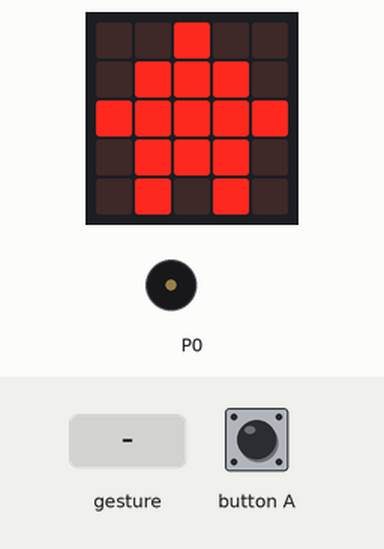
A program run on a simulated BBC micro:bit (MakeCode). On the bench: the board's 5×5 LED display, buzzer (waves = sounding). The inputs (shaded band) are chosen by the test bench. A tilt is held for 1.5 s and a shake lasts 1 s, then the board lies face up again.

Above: at 1.8 s.
1.9 s: gesture 'logo up'
At 2.7 s:
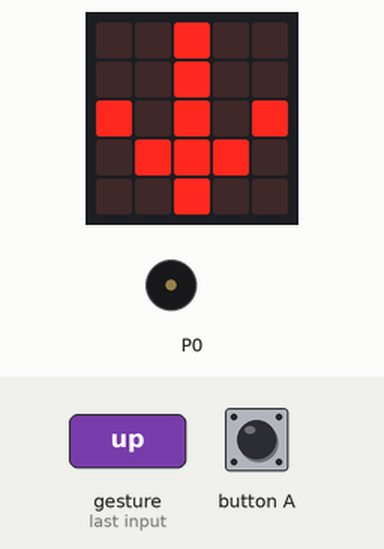
4.9 s: gesture 'tilt right'
At 6.2 s:
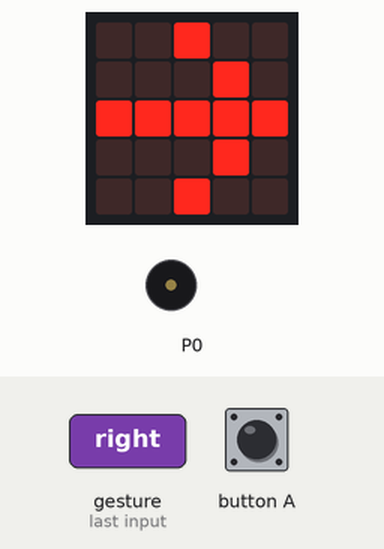
7.9 s: gesture 'tilt left'
At 8.5 s:
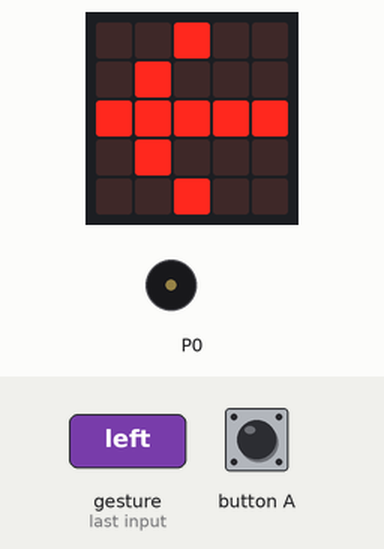
10.9 s: gesture 'logo down'
At 12.0 s:
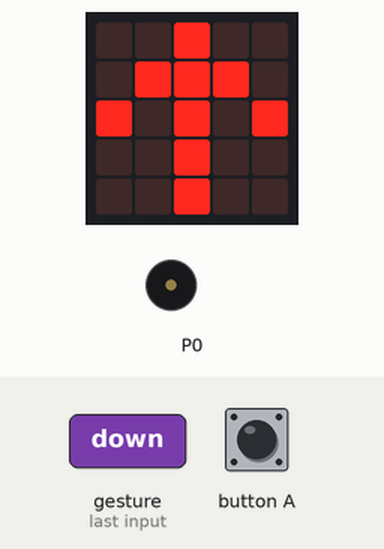
13.9 s: button A pressed for 0.15 s
At 14.4 s:
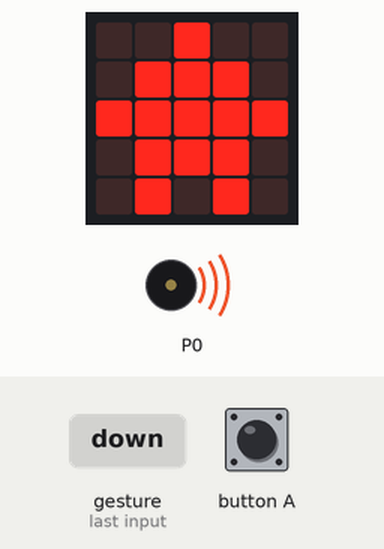
Timing chart, 0 to 16.9 s (numbered marks = the images above; inputs shaded):
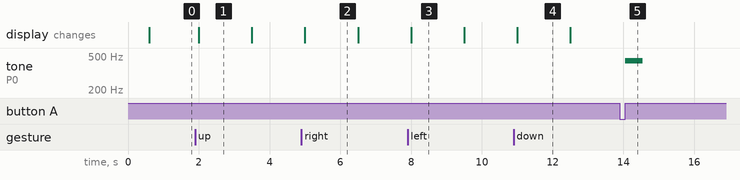

Measured:
- after the input at 1.9 s, the display: changes after 0.10 s (image 1)
- after the input at 4.9 s, the display: changes after 0.10 s (image 2)
- after the input at 7.9 s, the display: changes after 0.10 s (image 3)
- after the input at 10.9 s, the display: changes after 0.10 s (image 4)
- after the input at 13.9 s, tone on P0: silent → 440 Hz after 0.15 s, → silent 0.50 s later
- what the display in image 1 shows lasts 1.5 s, from 2.0 s to 3.5 s

The program:

main.ts
```typescript
input.onGesture(Gesture.LogoUp, function () {
    basic.showArrow(ArrowNames.South)
})
input.onButtonPressed(Button.A, function () {
    music.playTone(440, music.beat(BeatFraction.Whole))
})
input.onGesture(Gesture.ScreenUp, function () {
    basic.showIcon(IconNames.House)
})
input.onGesture(Gesture.TiltRight, function () {
    basic.showArrow(ArrowNames.East)
})
input.onGesture(Gesture.TiltLeft, function () {
    basic.showArrow(ArrowNames.West)
})
input.onGesture(Gesture.LogoDown, function () {
    basic.showArrow(ArrowNames.North)
})
basic.showIcon(IconNames.SmallDiamond)
radio.setGroup(12)
basic.forever(function () {

})
```

test.ts
```typescript
// aquí va el archivo "tests"; esto no se compilará cuando este paquete se utilice como una extensión.
```
